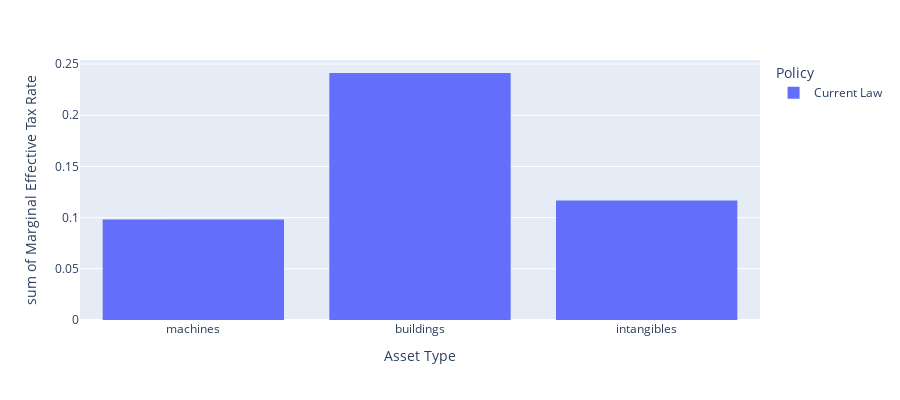

The cell this chart's notebook holds for it:
### Code cell
# Other results
fig3 = px.histogram(
    df[
        (df["output_var"]=="metr") &
        (df['Policy'].isin([
            "Current Law",
            "R&D tax credit"
        ]))
    ], x="asset_type", y="value", color='Policy', barmode='group',
    labels={'asset_type':'Asset Type', 'value': 'Marginal Effective Tax Rate'},
    height=400)
fig3.show()

### Figure 1 — Plotly figure (JSON) as saved in the notebook; plotly's stock layout.template omitted (floating-point values rounded to 4 significant figures)
{"data": [{"alignmentgroup": "True", "bingroup": "x", "histfunc": "sum", "hovertemplate": "Policy=Current Law<br>Asset Type=%{x}<br>sum of Marginal Effective Tax Rate=%{y}<extra></extra>", "legendgroup": "Current Law", "marker": {"color": "#636efa", "pattern": {"shape": ""}}, "name": "Current Law", "offsetgroup": "Current Law", "orientation": "v", "showlegend": true, "type": "histogram", "x": ["machines", "buildings", "intangibles"], "xaxis": "x", "y": [0.09818, 0.2412, 0.1167], "yaxis": "y"}], "layout": {"barmode": "group", "height": 400, "legend": {"title": {"text": "Policy"}, "tracegroupgap": 0}, "margin": {"t": 60}, "xaxis": {"anchor": "y", "domain": [0, 1], "title": {"text": "Asset Type"}}, "yaxis": {"anchor": "x", "domain": [0, 1], "title": {"text": "sum of Marginal Effective Tax Rate"}}}}
